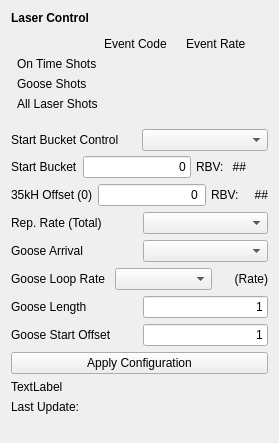
<?xml version="1.0" encoding="UTF-8"?>
<ui version="4.0">
 <class>Form</class>
 <widget class="QWidget" name="Form">
  <property name="geometry">
   <rect>
    <x>0</x>
    <y>0</y>
    <width>279</width>
    <height>443</height>
   </rect>
  </property>
  <property name="windowTitle">
   <string>Form</string>
  </property>
  <layout class="QVBoxLayout" name="verticalLayout">
   <item>
    <widget class="QLabel" name="title">
     <property name="font">
      <font>
       <weight>75</weight>
       <bold>true</bold>
      </font>
     </property>
     <property name="text">
      <string>Laser Control</string>
     </property>
    </widget>
   </item>
   <item>
    <layout class="QGridLayout" name="control_rbv_layout">
     <property name="leftMargin">
      <number>6</number>
     </property>
     <property name="topMargin">
      <number>6</number>
     </property>
     <property name="rightMargin">
      <number>6</number>
     </property>
     <property name="bottomMargin">
      <number>6</number>
     </property>
     <item row="1" column="0">
      <widget class="QLabel" name="on_time_label">
       <property name="text">
        <string>On Time Shots</string>
       </property>
      </widget>
     </item>
     <item row="1" column="1">
      <widget class="PyDMLabel" name="on_time_ec_rbv">
       <property name="toolTip">
        <string/>
       </property>
       <property name="alignment">
        <set>Qt::AlignCenter</set>
       </property>
      </widget>
     </item>
     <item row="2" column="1">
      <widget class="PyDMLabel" name="off_time_ec_rbv">
       <property name="toolTip">
        <string/>
       </property>
       <property name="alignment">
        <set>Qt::AlignCenter</set>
       </property>
      </widget>
     </item>
     <item row="2" column="2">
      <widget class="PyDMLabel" name="off_time_rate_rbv">
       <property name="toolTip">
        <string/>
       </property>
       <property name="alignment">
        <set>Qt::AlignCenter</set>
       </property>
      </widget>
     </item>
     <item row="0" column="2">
      <widget class="QLabel" name="rate_label">
       <property name="text">
        <string>Event Rate</string>
       </property>
      </widget>
     </item>
     <item row="2" column="0">
      <widget class="QLabel" name="off_time_label">
       <property name="text">
        <string>Goose Shots</string>
       </property>
      </widget>
     </item>
     <item row="0" column="1">
      <widget class="QLabel" name="ec_label">
       <property name="text">
        <string>Event Code</string>
       </property>
      </widget>
     </item>
     <item row="1" column="2">
      <widget class="PyDMLabel" name="on_time_rate_rbv">
       <property name="toolTip">
        <string/>
       </property>
       <property name="alignment">
        <set>Qt::AlignCenter</set>
       </property>
      </widget>
     </item>
     <item row="3" column="0">
      <widget class="QLabel" name="all_shots_label">
       <property name="text">
        <string>All Laser Shots</string>
       </property>
      </widget>
     </item>
     <item row="3" column="1">
      <widget class="PyDMLabel" name="all_shots_ec_rbv">
       <property name="toolTip">
        <string/>
       </property>
       <property name="alignment">
        <set>Qt::AlignCenter</set>
       </property>
      </widget>
     </item>
     <item row="3" column="2">
      <widget class="PyDMLabel" name="all_shots_rate_rbv">
       <property name="toolTip">
        <string/>
       </property>
       <property name="alignment">
        <set>Qt::AlignCenter</set>
       </property>
      </widget>
     </item>
    </layout>
   </item>
   <item>
    <widget class="QWidget" name="start_timeslot_inputs" native="true">
     <layout class="QHBoxLayout" name="horizontalLayout_3">
      <property name="spacing">
       <number>0</number>
      </property>
      <property name="leftMargin">
       <number>0</number>
      </property>
      <property name="topMargin">
       <number>0</number>
      </property>
      <property name="rightMargin">
       <number>0</number>
      </property>
      <property name="bottomMargin">
       <number>0</number>
      </property>
     </layout>
    </widget>
   </item>
   <item>
    <widget class="QWidget" name="start_bucket_inputs_sc" native="true">
     <layout class="QVBoxLayout" name="verticalLayout_2">
      <property name="spacing">
       <number>5</number>
      </property>
      <property name="leftMargin">
       <number>0</number>
      </property>
      <property name="topMargin">
       <number>0</number>
      </property>
      <property name="rightMargin">
       <number>0</number>
      </property>
      <property name="bottomMargin">
       <number>0</number>
      </property>
      <item>
       <layout class="QVBoxLayout" name="sc_bucket_layout">
        <item>
         <layout class="QHBoxLayout" name="sc_bucket_ctl_layout">
          <item>
           <widget class="QLabel" name="sc_start_bucket_control_label">
            <property name="text">
             <string>Start Bucket Control</string>
            </property>
           </widget>
          </item>
          <item>
           <widget class="QComboBox" name="sc_bucket_control_box"/>
          </item>
         </layout>
        </item>
        <item>
         <layout class="QHBoxLayout" name="sc_bucket_set_layout">
          <item>
           <widget class="QLabel" name="sc_start_bucket_label">
            <property name="text">
             <string>Start Bucket</string>
            </property>
           </widget>
          </item>
          <item>
           <widget class="QLineEdit" name="sc_bucket_edit">
            <property name="sizePolicy">
             <sizepolicy hsizetype="Preferred" vsizetype="Fixed">
              <horstretch>0</horstretch>
              <verstretch>0</verstretch>
             </sizepolicy>
            </property>
            <property name="inputMask">
             <string>9</string>
            </property>
            <property name="text">
             <string>0</string>
            </property>
            <property name="alignment">
             <set>Qt::AlignRight|Qt::AlignTrailing|Qt::AlignVCenter</set>
            </property>
           </widget>
          </item>
          <item>
           <widget class="QLabel" name="sc_bucket_rbv_label">
            <property name="text">
             <string>RBV: </string>
            </property>
           </widget>
          </item>
          <item>
           <widget class="PyDMLabel" name="sc_bucket_rbv">
            <property name="toolTip">
             <string/>
            </property>
            <property name="text">
             <string>##</string>
            </property>
            <property name="alignment">
             <set>Qt::AlignRight|Qt::AlignTrailing|Qt::AlignVCenter</set>
            </property>
           </widget>
          </item>
          <item>
           <widget class="PyDMByteIndicator" name="sc_bucket_is_synced">
            <property name="toolTip">
             <string/>
            </property>
            <property name="channel" stdset="0">
             <string/>
            </property>
            <property name="showLabels" stdset="0">
             <bool>false</bool>
            </property>
            <property name="labels" stdset="0">
             <stringlist notr="true">
              <string>Is Synced</string>
             </stringlist>
            </property>
           </widget>
          </item>
          <item>
           <widget class="PyDMLabel" name="sc_bucket_is_synced_label">
            <property name="toolTip">
             <string/>
            </property>
            <property name="text">
             <string/>
            </property>
            <property name="rules" stdset="0">
             <string>[]</string>
            </property>
           </widget>
          </item>
         </layout>
        </item>
       </layout>
      </item>
     </layout>
    </widget>
   </item>
   <item>
    <widget class="QWidget" name="start_bucket_inputs_nc" native="true">
     <layout class="QVBoxLayout" name="verticalLayout_3">
      <property name="spacing">
       <number>5</number>
      </property>
      <property name="leftMargin">
       <number>0</number>
      </property>
      <property name="topMargin">
       <number>0</number>
      </property>
      <property name="rightMargin">
       <number>0</number>
      </property>
      <property name="bottomMargin">
       <number>0</number>
      </property>
      <item>
       <layout class="QVBoxLayout" name="nc_bucket_layout">
        <item>
         <layout class="QHBoxLayout" name="nc_bucket_set_layout">
          <item>
           <widget class="QLabel" name="nc_start_bucket_label">
            <property name="text">
             <string>35kH Offset (0)</string>
            </property>
           </widget>
          </item>
          <item>
           <widget class="QLineEdit" name="nc_bucket_edit">
            <property name="sizePolicy">
             <sizepolicy hsizetype="Preferred" vsizetype="Fixed">
              <horstretch>0</horstretch>
              <verstretch>0</verstretch>
             </sizepolicy>
            </property>
            <property name="inputMask">
             <string>99</string>
            </property>
            <property name="text">
             <string>0</string>
            </property>
            <property name="alignment">
             <set>Qt::AlignRight|Qt::AlignTrailing|Qt::AlignVCenter</set>
            </property>
           </widget>
          </item>
          <item>
           <widget class="QLabel" name="sc_bucket_rbv_label_2">
            <property name="text">
             <string>RBV: </string>
            </property>
           </widget>
          </item>
          <item>
           <widget class="PyDMLabel" name="nc_bucket_rbv">
            <property name="toolTip">
             <string/>
            </property>
            <property name="text">
             <string>##</string>
            </property>
            <property name="alignment">
             <set>Qt::AlignRight|Qt::AlignTrailing|Qt::AlignVCenter</set>
            </property>
           </widget>
          </item>
         </layout>
        </item>
       </layout>
      </item>
     </layout>
    </widget>
   </item>
   <item>
    <layout class="QHBoxLayout" name="total_rate_layout">
     <item>
      <widget class="QLabel" name="total_rate_label">
       <property name="text">
        <string>Rep. Rate (Total)</string>
       </property>
      </widget>
     </item>
     <item>
      <widget class="QComboBox" name="total_rate_box"/>
     </item>
    </layout>
   </item>
   <item>
    <layout class="QHBoxLayout" name="goose_arrival_layout">
     <item>
      <widget class="QLabel" name="goose_arrival_label">
       <property name="text">
        <string>Goose Arrival</string>
       </property>
      </widget>
     </item>
     <item>
      <widget class="QComboBox" name="goose_arrival_box"/>
     </item>
    </layout>
   </item>
   <item>
    <layout class="QHBoxLayout" name="goose_rate_layout">
     <item>
      <widget class="QLabel" name="goose_rate_label">
       <property name="text">
        <string>Goose Loop Rate</string>
       </property>
      </widget>
     </item>
     <item>
      <widget class="QComboBox" name="goose_rate_box"/>
     </item>
     <item>
      <widget class="QLabel" name="goose_rate_label_3">
       <property name="sizePolicy">
        <sizepolicy hsizetype="MinimumExpanding" vsizetype="Preferred">
         <horstretch>0</horstretch>
         <verstretch>0</verstretch>
        </sizepolicy>
       </property>
       <property name="maximumSize">
        <size>
         <width>50</width>
         <height>16777215</height>
        </size>
       </property>
       <property name="text">
        <string>(Rate)</string>
       </property>
       <property name="alignment">
        <set>Qt::AlignRight|Qt::AlignTrailing|Qt::AlignVCenter</set>
       </property>
      </widget>
     </item>
    </layout>
   </item>
   <item>
    <layout class="QHBoxLayout" name="goose_rate_layout_2">
     <item>
      <widget class="QLabel" name="goose_len_label">
       <property name="text">
        <string>Goose Length</string>
       </property>
      </widget>
     </item>
     <item>
      <widget class="QLineEdit" name="goose_len_input">
       <property name="sizePolicy">
        <sizepolicy hsizetype="Preferred" vsizetype="Fixed">
         <horstretch>0</horstretch>
         <verstretch>0</verstretch>
        </sizepolicy>
       </property>
       <property name="inputMask">
        <string>9</string>
       </property>
       <property name="text">
        <string>1</string>
       </property>
       <property name="alignment">
        <set>Qt::AlignRight|Qt::AlignTrailing|Qt::AlignVCenter</set>
       </property>
      </widget>
     </item>
    </layout>
   </item>
   <item>
    <layout class="QHBoxLayout" name="goose_rate_layout_4">
     <item>
      <widget class="QLabel" name="goose_start_label">
       <property name="text">
        <string>Goose Start Offset</string>
       </property>
      </widget>
     </item>
     <item>
      <widget class="QLineEdit" name="goose_start_input">
       <property name="sizePolicy">
        <sizepolicy hsizetype="Preferred" vsizetype="Fixed">
         <horstretch>0</horstretch>
         <verstretch>0</verstretch>
        </sizepolicy>
       </property>
       <property name="inputMask">
        <string>9</string>
       </property>
       <property name="text">
        <string>1</string>
       </property>
       <property name="alignment">
        <set>Qt::AlignRight|Qt::AlignTrailing|Qt::AlignVCenter</set>
       </property>
      </widget>
     </item>
    </layout>
   </item>
   <item>
    <widget class="PyDMPushButton" name="apply_button">
     <property name="toolTip">
      <string/>
     </property>
     <property name="text">
      <string>Apply Configuration</string>
     </property>
     <property name="showConfirmDialog" stdset="0">
      <bool>true</bool>
     </property>
    </widget>
   </item>
   <item>
    <widget class="QLabel" name="status_label">
     <property name="text">
      <string>TextLabel</string>
     </property>
    </widget>
   </item>
   <item>
    <layout class="QHBoxLayout" name="timestamp_layout">
     <item>
      <widget class="QLabel" name="timestamp_label">
       <property name="text">
        <string>Last Update:</string>
       </property>
      </widget>
     </item>
     <item>
      <widget class="PyDMLabel" name="timestamp_rbv">
       <property name="sizePolicy">
        <sizepolicy hsizetype="Preferred" vsizetype="Preferred">
         <horstretch>0</horstretch>
         <verstretch>0</verstretch>
        </sizepolicy>
       </property>
       <property name="toolTip">
        <string/>
       </property>
       <property name="alignment">
        <set>Qt::AlignLeading|Qt::AlignLeft|Qt::AlignVCenter</set>
       </property>
      </widget>
     </item>
    </layout>
   </item>
   <item>
    <spacer name="verticalSpacer">
     <property name="orientation">
      <enum>Qt::Vertical</enum>
     </property>
     <property name="sizeHint" stdset="0">
      <size>
       <width>20</width>
       <height>40</height>
      </size>
     </property>
    </spacer>
   </item>
  </layout>
 </widget>
 <customwidgets>
  <customwidget>
   <class>PyDMLabel</class>
   <extends>QLabel</extends>
   <header>pydm.widgets.label</header>
  </customwidget>
  <customwidget>
   <class>PyDMByteIndicator</class>
   <extends>QWidget</extends>
   <header>pydm.widgets.byte</header>
  </customwidget>
  <customwidget>
   <class>PyDMPushButton</class>
   <extends>QPushButton</extends>
   <header>pydm.widgets.pushbutton</header>
  </customwidget>
 </customwidgets>
 <resources/>
 <connections/>
</ui>
